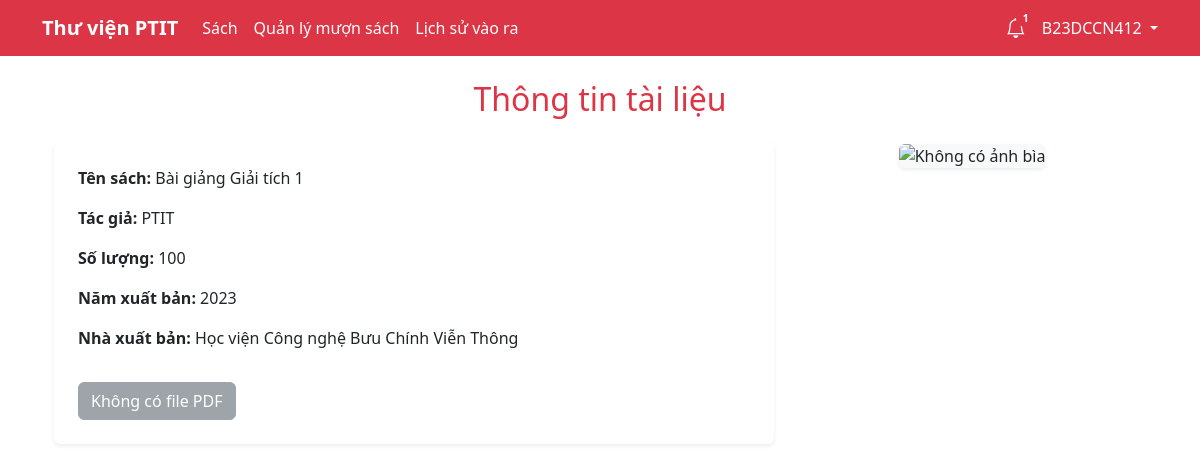
Screenshot of /book/2/ (signed in) with the database file from the repository.
### library/models.py (models this page shows, shortened)
class Book(models.Model):
    title = models.CharField("Tên sách", max_length=200)
    author = models.CharField("Tác giả", max_length=100)
    quantity = models.IntegerField("Số lượng", default=1)
    cover = models.ImageField(upload_to='books/covers/', blank=True, null=True, verbose_name="Ảnh bìa")
    subcollection = models.ForeignKey(SubCollection, on_delete=models.SET_NULL, null=True, blank=True, verbose_name="Phân loại")
    publish_year = models.CharField("Năm xuất bản", max_length=200, default="2023")
    publisher = models.CharField("Nhà xuất bản", max_length=255, default="Học viện Công nghệ Bưu Chính Viễn Thông")
    pdf = models.FileField(upload_to='books/pdfs/', null=True, blank=True)
    class Meta:
        verbose_name = "Sách"
        verbose_name_plural = "Sách"

### library/views.py (the view)
# urls.py: path('book/<int:book_id>/', views.book_detail, name='book_detail'),
@login_required
def book_detail(request, book_id):
    book = get_object_or_404(Book, id=book_id)
    return render(request, 'library/book_detail.html', {'book': book})

### library/context_processors.py (called while the page is built)
def unread_notifications_count(request):
    if request.user.is_authenticated:
        return {
            'unread_notifications': Notification.objects.filter(user=request.user, is_read=False).count()
        }
    return {'unread_notifications': 0}

### library/views.py (called while the page is built)
def notification_context(request):
    if request.user.is_authenticated:
        unread = Notification.objects.filter(user=request.user, is_read=False).count()
        recent = Notification.objects.filter(user=request.user).order_by('-created_at')[:10]
        return {'unread_notifications': unread, 'recent_notifications': recent}
    return {}

### library/templates/library/book_detail.html (shortened to what this page needs)
{% extends 'library/base.html' %}
{% load static %}
{% block content %}
<div class="container mt-4">
  <h2 class="mb-4 text-center text-danger">Thông tin tài liệu</h2>
  <div class="row g-4 align-items-start">
    <div class="col-md-8">
      <div class="card p-4 shadow-sm border-0">
        <p><strong>Tên sách:</strong> {{ book.title }}</p>
        <p><strong>Tác giả:</strong> {{ book.author }}</p>
        <p><strong>Số lượng:</strong> {{ book.quantity }}</p>
        <p><strong>Năm xuất bản:</strong> {{ book.publish_year }}</p>
        <p><strong>Nhà xuất bản:</strong> {{ book.publisher }}</p>
        <div class="mt-3">
          {% if book.pdf %}
            <a href="{{ book.pdf.url }}" target="_blank" class="btn btn-outline-primary me-2">Xem PDF</a>
            <a href="{{ book.pdf.url }}" download class="btn btn-outline-success">Tải PDF</a>
          {% else %}
            <button class="btn btn-secondary" disabled>Không có file PDF</button>
          {% endif %}
        </div>
      </div>
    </div>
    <div class="col-md-4 text-center">
      {% if book.cover %}
        <img src="{{ book.cover.url }}" alt="Bìa sách {{ book.title }}"
             class="img-fluid rounded shadow-sm"
             style="object-fit:contain; max-height:400px; background-color:#f8f9fa;">
      {% else %}
        <img src="{% static 'library/no_cover.png' %}" alt="Không có ảnh bìa"
             class="img-fluid rounded shadow-sm"
             style="object-fit:contain; max-height:400px; background-color:#f8f9fa;">
      {% endif %}
    </div>
  </div>
</div>
{% endblock %}

### library/templates/library/base.html (shortened to what this page needs)
{% load static %}
{% load tz %}
<!DOCTYPE html>
<html lang="vi">
<head>
  <link href="https://cdn.jsdelivr.net/npm/bootstrap@5.3.1/dist/css/bootstrap.min.css" rel="stylesheet">
  <link rel="stylesheet" href="https://cdn.jsdelivr.net/npm/bootstrap-icons@1.10.5/font/bootstrap-icons.css">
</head>
<body>
<nav class="navbar navbar-expand-lg navbar-dark bg-danger mb-4">
  <div class="container">
    <a class="navbar-brand" href="{% url 'home' %}">Thư viện PTIT</a>
    <div class="collapse navbar-collapse">
      <ul class="navbar-nav me-auto">
        {% if user.is_authenticated %}
          <li class="nav-item"><a class="nav-link" href="{% url 'book_list' %}">Sách</a></li>
          <li class="nav-item"><a class="nav-link" href="{% url 'my_borrows' %}">Quản lý mượn sách</a></li>
          <li class="nav-item"><a class="nav-link" href="{% url 'attendance_history' %}">Lịch sử vào ra</a></li>
        {% endif %}
      </ul>
      <div class="d-flex align-items-center">
        {% if user.is_authenticated %}
        <div class="dropdown me-3 position-relative">
          <a class="text-white text-decoration-none position-relative" href="#" id="notifDropdown"
            role="button" data-bs-toggle="dropdown" aria-expanded="false">
            <i class="bi bi-bell" style="font-size: 1.25rem;"></i>
            {% if unread_notifications > 0 %}
              <span id="notifBadge" class="position-absolute top-0 start-100 translate-middle badge rounded-pill bg-danger notif-badge">
                {{ unread_notifications }}
              </span>
            {% endif %}
          </a>
        </div>
        <div class="dropdown">
          <a class="text-white text-decoration-none dropdown-toggle" href="#" id="userDropdown" role="button" data-bs-toggle="dropdown" aria-expanded="false">
            {{ user.username }}
          </a>
        </div>
        {% else %}
          <a class="btn btn-outline-light btn-sm" href="{% url 'login' %}">Đăng nhập</a>
        {% endif %}
      </div>
    </div>
  </div>
</nav>
{% block fullwidth %}
<div class="container mt-3">
  {% block content %}{% endblock %}
</div>
{% endblock %}
</body>
</html>

### library/templates/library/base.html (style rules this page uses)
.navbar-dark .navbar-nav .nav-link { color: #fff !important; font-weight: 500; }
.navbar-dark .navbar-brand { font-weight: 600; color: #fff !important; }
.notif-badge { font-size: 0.65rem; padding: 0.25rem 0.45rem; }

### rows the page displays
Book: title "Bài giảng Giải tích 1", author "PTIT", quantity "100", publish_year "2023", publisher "Học viện Công nghệ Bưu Chính Viễn Thông"

### other values shown
{{ unread_notifications }} "1"
{{ user.username }} "B23DCCN412"
